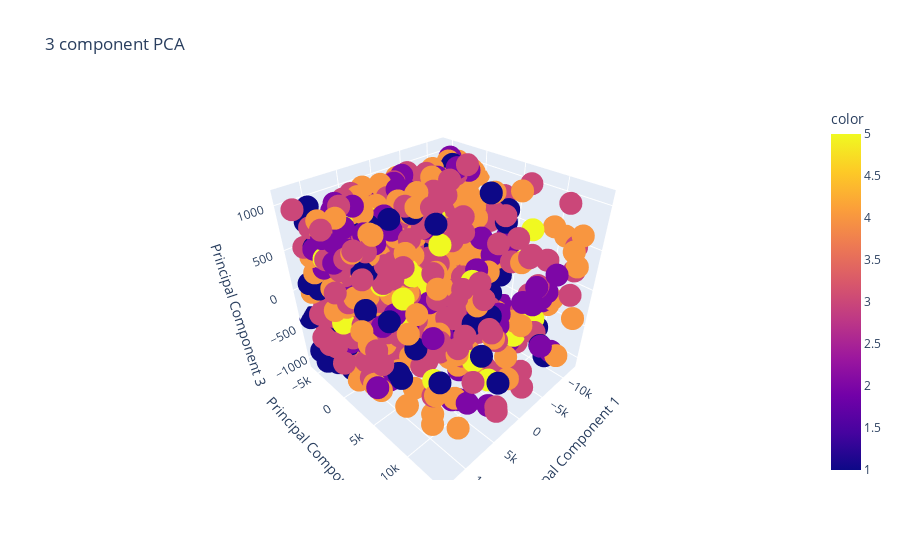

Notebook source saved alongside this figure:
### Code cell
fig = px.scatter_3d(principalDf, x='principal component 1', y='principal component 2', z='principal component 3', color=y_train_copy,
                    labels={'principal component 1': 'Principal Component 1', 'principal component 2': 'Principal Component 2',
                            'principal component 3': 'Principal Component 3'}, title='3 component PCA')
fig.show()

### Figure 1 — Plotly figure (JSON) as saved in the notebook; plotly's stock layout.template omitted (floating-point values rounded to 4 significant figures; data arrays with more than 128 entries replaced by an {"elided": "..."} marker saying what was removed)
{"data": [{"hovertemplate": "Principal Component 1=%{x}<br>Principal Component 2=%{y}<br>Principal Component 3=%{z}<br>color=%{marker.color}<extra></extra>", "legendgroup": "", "marker": {"color": {"elided": "1176 int values"}, "coloraxis": "coloraxis", "symbol": "circle"}, "mode": "markers", "name": "", "scene": "scene", "showlegend": false, "type": "scatter3d", "x": {"elided": "1176 float values"}, "y": {"elided": "1176 float values"}, "z": {"elided": "1176 float values"}}], "layout": {"coloraxis": {"colorbar": {"title": {"text": "color"}}, "colorscale": [[0, "#0d0887"], [0.1111, "#46039f"], [0.2222, "#7201a8"], [0.3333, "#9c179e"], [0.4444, "#bd3786"], [0.5556, "#d8576b"], [0.6667, "#ed7953"], [0.7778, "#fb9f3a"], [0.8889, "#fdca26"], [1, "#f0f921"]]}, "legend": {"tracegroupgap": 0}, "scene": {"domain": {"x": [0, 1], "y": [0, 1]}, "xaxis": {"title": {"text": "Principal Component 1"}}, "yaxis": {"title": {"text": "Principal Component 2"}}, "zaxis": {"title": {"text": "Principal Component 3"}}}, "title": {"text": "3 component PCA"}}}
